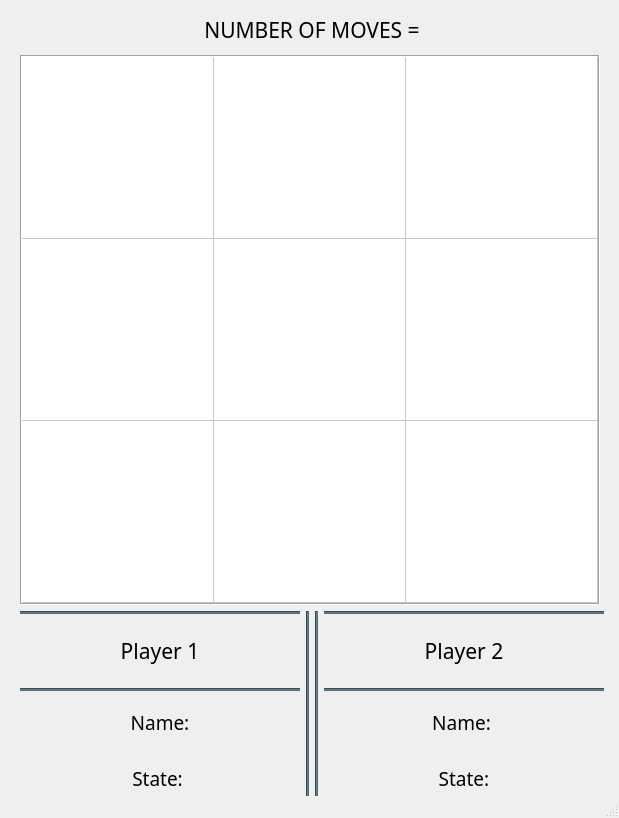
<?xml version="1.0" encoding="UTF-8"?>
<ui version="4.0">
 <class>Word_Tic_Tac_Toe</class>
 <widget class="QMainWindow" name="Word_Tic_Tac_Toe">
  <property name="geometry">
   <rect>
    <x>0</x>
    <y>0</y>
    <width>619</width>
    <height>818</height>
   </rect>
  </property>
  <property name="sizePolicy">
   <sizepolicy hsizetype="Preferred" vsizetype="Preferred">
    <horstretch>0</horstretch>
    <verstretch>0</verstretch>
   </sizepolicy>
  </property>
  <property name="minimumSize">
   <size>
    <width>619</width>
    <height>818</height>
   </size>
  </property>
  <property name="maximumSize">
   <size>
    <width>619</width>
    <height>818</height>
   </size>
  </property>
  <property name="windowTitle">
   <string>Word Tic Tac Toe</string>
  </property>
  <widget class="QWidget" name="centralwidget">
   <widget class="QWidget" name="layoutWidget">
    <property name="geometry">
     <rect>
      <x>20</x>
      <y>10</y>
      <width>584</width>
      <height>793</height>
     </rect>
    </property>
    <layout class="QVBoxLayout" name="verticalLayout_4">
     <item>
      <layout class="QVBoxLayout" name="verticalLayout">
       <item>
        <widget class="QLabel" name="noOfMovesLabel">
         <property name="maximumSize">
          <size>
           <width>16777215</width>
           <height>39</height>
          </size>
         </property>
         <property name="font">
          <font>
           <family>outrun future</family>
           <pointsize>16</pointsize>
          </font>
         </property>
         <property name="text">
          <string>NUMBER OF MOVES =</string>
         </property>
         <property name="alignment">
          <set>Qt::AlignmentFlag::AlignCenter</set>
         </property>
        </widget>
       </item>
       <item>
        <widget class="QTableWidget" name="W_TTT_Grid">
         <property name="minimumSize">
          <size>
           <width>580</width>
           <height>550</height>
          </size>
         </property>
         <property name="maximumSize">
          <size>
           <width>580</width>
           <height>550</height>
          </size>
         </property>
         <property name="frameShape">
          <enum>QFrame::Shape::Box</enum>
         </property>
         <property name="frameShadow">
          <enum>QFrame::Shadow::Sunken</enum>
         </property>
         <property name="gridStyle">
          <enum>Qt::PenStyle::SolidLine</enum>
         </property>
         <attribute name="horizontalHeaderVisible">
          <bool>false</bool>
         </attribute>
         <attribute name="horizontalHeaderDefaultSectionSize">
          <number>192</number>
         </attribute>
         <attribute name="verticalHeaderVisible">
          <bool>false</bool>
         </attribute>
         <attribute name="verticalHeaderDefaultSectionSize">
          <number>182</number>
         </attribute>
         <row>
          <property name="text">
           <string>New Row</string>
          </property>
         </row>
         <row>
          <property name="text">
           <string>New Row</string>
          </property>
         </row>
         <row>
          <property name="text">
           <string>New Row</string>
          </property>
         </row>
         <column>
          <property name="text">
           <string>New Column</string>
          </property>
         </column>
         <column>
          <property name="text">
           <string>New Column</string>
          </property>
         </column>
         <column>
          <property name="text">
           <string>New Column</string>
          </property>
         </column>
         <item row="0" column="0">
          <property name="text">
           <string/>
          </property>
          <property name="textAlignment">
           <set>AlignCenter</set>
          </property>
          <property name="flags">
           <set>ItemIsEnabled</set>
          </property>
         </item>
         <item row="0" column="1">
          <property name="text">
           <string/>
          </property>
          <property name="textAlignment">
           <set>AlignCenter</set>
          </property>
          <property name="flags">
           <set>ItemIsEnabled</set>
          </property>
         </item>
         <item row="0" column="2">
          <property name="text">
           <string/>
          </property>
          <property name="textAlignment">
           <set>AlignCenter</set>
          </property>
          <property name="flags">
           <set>ItemIsEnabled</set>
          </property>
         </item>
         <item row="1" column="0">
          <property name="text">
           <string/>
          </property>
          <property name="textAlignment">
           <set>AlignCenter</set>
          </property>
          <property name="flags">
           <set>ItemIsEnabled</set>
          </property>
         </item>
         <item row="1" column="1">
          <property name="text">
           <string/>
          </property>
          <property name="textAlignment">
           <set>AlignCenter</set>
          </property>
          <property name="flags">
           <set>ItemIsEnabled</set>
          </property>
         </item>
         <item row="1" column="2">
          <property name="text">
           <string/>
          </property>
          <property name="textAlignment">
           <set>AlignCenter</set>
          </property>
          <property name="flags">
           <set>ItemIsEnabled</set>
          </property>
         </item>
         <item row="2" column="0">
          <property name="text">
           <string/>
          </property>
          <property name="textAlignment">
           <set>AlignCenter</set>
          </property>
          <property name="flags">
           <set>ItemIsEnabled</set>
          </property>
         </item>
         <item row="2" column="1">
          <property name="text">
           <string/>
          </property>
          <property name="textAlignment">
           <set>AlignCenter</set>
          </property>
          <property name="flags">
           <set>ItemIsEnabled</set>
          </property>
         </item>
         <item row="2" column="2">
          <property name="text">
           <string/>
          </property>
          <property name="textAlignment">
           <set>AlignCenter</set>
          </property>
          <property name="flags">
           <set>ItemIsEnabled</set>
          </property>
         </item>
        </widget>
       </item>
      </layout>
     </item>
     <item>
      <layout class="QHBoxLayout" name="horizontalLayout">
       <item>
        <layout class="QVBoxLayout" name="verticalLayout_2">
         <item>
          <widget class="Line" name="line">
           <property name="styleSheet">
            <string notr="true">background-color: #546E7A;</string>
           </property>
           <property name="orientation">
            <enum>Qt::Orientation::Horizontal</enum>
           </property>
          </widget>
         </item>
         <item>
          <widget class="QLabel" name="label">
           <property name="font">
            <font>
             <family>outrun future</family>
             <pointsize>16</pointsize>
            </font>
           </property>
           <property name="text">
            <string>Player 1</string>
           </property>
           <property name="alignment">
            <set>Qt::AlignmentFlag::AlignCenter</set>
           </property>
          </widget>
         </item>
         <item>
          <widget class="Line" name="line_5">
           <property name="styleSheet">
            <string notr="true">background-color: #546E7A;</string>
           </property>
           <property name="orientation">
            <enum>Qt::Orientation::Horizontal</enum>
           </property>
          </widget>
         </item>
         <item>
          <widget class="QLabel" name="name1Label">
           <property name="minimumSize">
            <size>
             <width>0</width>
             <height>50</height>
            </size>
           </property>
           <property name="maximumSize">
            <size>
             <width>16777215</width>
             <height>50</height>
            </size>
           </property>
           <property name="font">
            <font>
             <family>outrun future</family>
             <pointsize>14</pointsize>
            </font>
           </property>
           <property name="text">
            <string>Name:</string>
           </property>
           <property name="alignment">
            <set>Qt::AlignmentFlag::AlignCenter</set>
           </property>
          </widget>
         </item>
         <item>
          <widget class="QLabel" name="state1Label">
           <property name="minimumSize">
            <size>
             <width>0</width>
             <height>50</height>
            </size>
           </property>
           <property name="maximumSize">
            <size>
             <width>16777215</width>
             <height>50</height>
            </size>
           </property>
           <property name="font">
            <font>
             <family>outrun future</family>
             <pointsize>14</pointsize>
            </font>
           </property>
           <property name="text">
            <string>State: </string>
           </property>
           <property name="alignment">
            <set>Qt::AlignmentFlag::AlignCenter</set>
           </property>
          </widget>
         </item>
        </layout>
       </item>
       <item>
        <widget class="Line" name="line_3">
         <property name="styleSheet">
          <string notr="true">background-color: #546E7A;</string>
         </property>
         <property name="orientation">
          <enum>Qt::Orientation::Vertical</enum>
         </property>
        </widget>
       </item>
       <item>
        <widget class="Line" name="line_4">
         <property name="styleSheet">
          <string notr="true">background-color: #546E7A;</string>
         </property>
         <property name="orientation">
          <enum>Qt::Orientation::Vertical</enum>
         </property>
        </widget>
       </item>
       <item>
        <layout class="QVBoxLayout" name="verticalLayout_3">
         <item>
          <widget class="Line" name="line_2">
           <property name="styleSheet">
            <string notr="true">background-color: #546E7A;</string>
           </property>
           <property name="orientation">
            <enum>Qt::Orientation::Horizontal</enum>
           </property>
          </widget>
         </item>
         <item>
          <widget class="QLabel" name="label_2">
           <property name="font">
            <font>
             <family>outrun future</family>
             <pointsize>16</pointsize>
            </font>
           </property>
           <property name="text">
            <string>Player 2</string>
           </property>
           <property name="alignment">
            <set>Qt::AlignmentFlag::AlignCenter</set>
           </property>
          </widget>
         </item>
         <item>
          <widget class="Line" name="line_6">
           <property name="styleSheet">
            <string notr="true">background-color: #546E7A;</string>
           </property>
           <property name="orientation">
            <enum>Qt::Orientation::Horizontal</enum>
           </property>
          </widget>
         </item>
         <item>
          <widget class="QLabel" name="name2Label">
           <property name="minimumSize">
            <size>
             <width>0</width>
             <height>50</height>
            </size>
           </property>
           <property name="maximumSize">
            <size>
             <width>16777215</width>
             <height>50</height>
            </size>
           </property>
           <property name="font">
            <font>
             <family>outrun future</family>
             <pointsize>14</pointsize>
            </font>
           </property>
           <property name="text">
            <string>Name: </string>
           </property>
           <property name="alignment">
            <set>Qt::AlignmentFlag::AlignCenter</set>
           </property>
          </widget>
         </item>
         <item>
          <widget class="QLabel" name="state2Label">
           <property name="minimumSize">
            <size>
             <width>0</width>
             <height>50</height>
            </size>
           </property>
           <property name="maximumSize">
            <size>
             <width>16777215</width>
             <height>50</height>
            </size>
           </property>
           <property name="font">
            <font>
             <family>outrun future</family>
             <pointsize>14</pointsize>
            </font>
           </property>
           <property name="text">
            <string>State:</string>
           </property>
           <property name="alignment">
            <set>Qt::AlignmentFlag::AlignCenter</set>
           </property>
          </widget>
         </item>
        </layout>
       </item>
      </layout>
     </item>
    </layout>
   </widget>
  </widget>
  <widget class="QMenuBar" name="menubar">
   <property name="geometry">
    <rect>
     <x>0</x>
     <y>0</y>
     <width>619</width>
     <height>26</height>
    </rect>
   </property>
  </widget>
  <widget class="QStatusBar" name="statusbar"/>
 </widget>
 <resources/>
 <connections/>
</ui>
